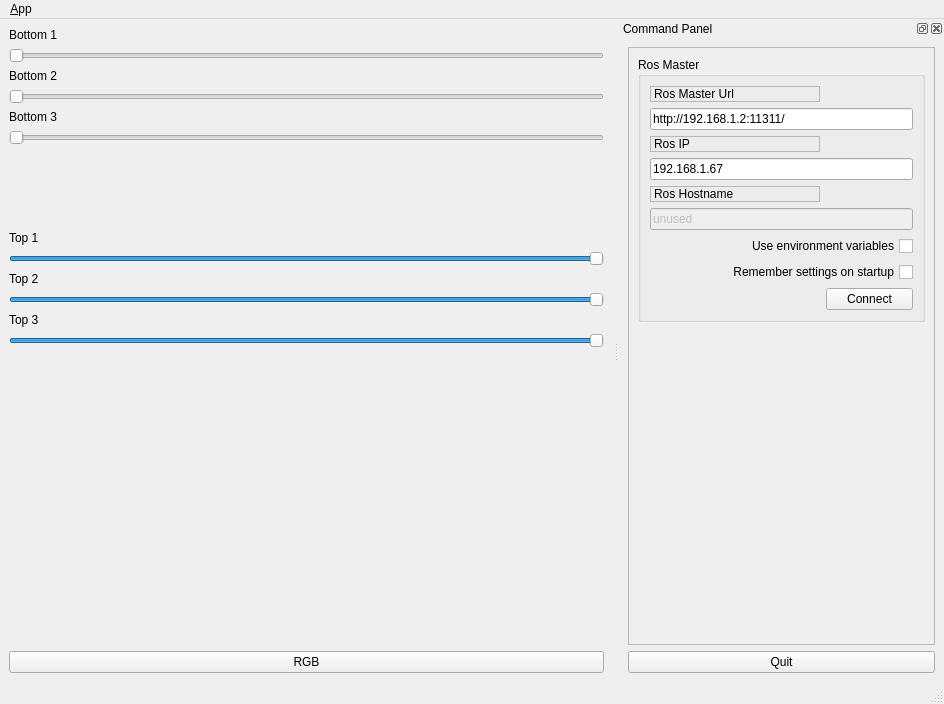
<?xml version="1.0" encoding="UTF-8"?>
<ui version="4.0">
 <class>MainWindowDesign</class>
 <widget class="QMainWindow" name="MainWindowDesign">
  <property name="geometry">
   <rect>
    <x>0</x>
    <y>0</y>
    <width>944</width>
    <height>704</height>
   </rect>
  </property>
  <property name="windowTitle">
   <string>QRosApp</string>
  </property>
  <property name="windowIcon">
   <iconset resource="../../../serial_control/resources/images.qrc">
    <normaloff>:/images/icon.png</normaloff>:/images/icon.png</iconset>
  </property>
  <property name="locale">
   <locale language="English" country="Australia"/>
  </property>
  <widget class="QWidget" name="centralwidget">
   <layout class="QHBoxLayout">
    <item>
     <layout class="QVBoxLayout" name="verticalLayout_2">
      <item>
       <widget class="QLabel" name="label_4">
        <property name="text">
         <string>Bottom 1</string>
        </property>
       </widget>
      </item>
      <item>
       <widget class="QSlider" name="bottom1">
        <property name="maximum">
         <number>255</number>
        </property>
        <property name="orientation">
         <enum>Qt::Horizontal</enum>
        </property>
       </widget>
      </item>
      <item>
       <widget class="QLabel" name="label_5">
        <property name="text">
         <string>Bottom 2</string>
        </property>
       </widget>
      </item>
      <item>
       <widget class="QSlider" name="bottom2">
        <property name="maximum">
         <number>255</number>
        </property>
        <property name="orientation">
         <enum>Qt::Horizontal</enum>
        </property>
       </widget>
      </item>
      <item>
       <widget class="QLabel" name="label_6">
        <property name="text">
         <string>Bottom 3</string>
        </property>
       </widget>
      </item>
      <item>
       <widget class="QSlider" name="bottom3">
        <property name="maximum">
         <number>255</number>
        </property>
        <property name="orientation">
         <enum>Qt::Horizontal</enum>
        </property>
       </widget>
      </item>
      <item>
       <spacer name="verticalSpacer">
        <property name="orientation">
         <enum>Qt::Vertical</enum>
        </property>
        <property name="sizeType">
         <enum>QSizePolicy::Fixed</enum>
        </property>
        <property name="sizeHint" stdset="0">
         <size>
          <width>20</width>
          <height>80</height>
         </size>
        </property>
       </spacer>
      </item>
      <item>
       <widget class="QLabel" name="label_7">
        <property name="text">
         <string>Top 1</string>
        </property>
       </widget>
      </item>
      <item>
       <widget class="QSlider" name="top1">
        <property name="maximum">
         <number>255</number>
        </property>
        <property name="value">
         <number>255</number>
        </property>
        <property name="orientation">
         <enum>Qt::Horizontal</enum>
        </property>
       </widget>
      </item>
      <item>
       <widget class="QLabel" name="label_8">
        <property name="text">
         <string>Top 2</string>
        </property>
       </widget>
      </item>
      <item>
       <widget class="QSlider" name="top2">
        <property name="maximum">
         <number>255</number>
        </property>
        <property name="value">
         <number>255</number>
        </property>
        <property name="orientation">
         <enum>Qt::Horizontal</enum>
        </property>
       </widget>
      </item>
      <item>
       <widget class="QLabel" name="label_9">
        <property name="text">
         <string>Top 3</string>
        </property>
       </widget>
      </item>
      <item>
       <widget class="QSlider" name="top3">
        <property name="maximum">
         <number>255</number>
        </property>
        <property name="value">
         <number>255</number>
        </property>
        <property name="orientation">
         <enum>Qt::Horizontal</enum>
        </property>
       </widget>
      </item>
      <item>
       <spacer name="verticalSpacer_2">
        <property name="orientation">
         <enum>Qt::Vertical</enum>
        </property>
        <property name="sizeHint" stdset="0">
         <size>
          <width>20</width>
          <height>40</height>
         </size>
        </property>
       </spacer>
      </item>
      <item>
       <widget class="QPushButton" name="hsv_rgb">
        <property name="text">
         <string>RGB</string>
        </property>
       </widget>
      </item>
     </layout>
    </item>
   </layout>
  </widget>
  <widget class="QMenuBar" name="menubar">
   <property name="geometry">
    <rect>
     <x>0</x>
     <y>0</y>
     <width>944</width>
     <height>19</height>
    </rect>
   </property>
   <widget class="QMenu" name="menu_File">
    <property name="title">
     <string>&amp;App</string>
    </property>
    <addaction name="action_Preferences"/>
    <addaction name="separator"/>
    <addaction name="actionAbout"/>
    <addaction name="actionAbout_Qt"/>
    <addaction name="separator"/>
    <addaction name="action_Quit"/>
   </widget>
   <addaction name="menu_File"/>
  </widget>
  <widget class="QStatusBar" name="statusbar"/>
  <widget class="QDockWidget" name="dock_status">
   <property name="sizePolicy">
    <sizepolicy hsizetype="Minimum" vsizetype="Preferred">
     <horstretch>0</horstretch>
     <verstretch>0</verstretch>
    </sizepolicy>
   </property>
   <property name="minimumSize">
    <size>
     <width>325</width>
     <height>368</height>
    </size>
   </property>
   <property name="allowedAreas">
    <set>Qt::RightDockWidgetArea</set>
   </property>
   <property name="windowTitle">
    <string>Command Panel</string>
   </property>
   <attribute name="dockWidgetArea">
    <number>2</number>
   </attribute>
   <widget class="QWidget" name="dockWidgetContents_2">
    <layout class="QVBoxLayout" name="verticalLayout">
     <item>
      <widget class="QFrame" name="frame">
       <property name="sizePolicy">
        <sizepolicy hsizetype="Minimum" vsizetype="Preferred">
         <horstretch>0</horstretch>
         <verstretch>0</verstretch>
        </sizepolicy>
       </property>
       <property name="frameShape">
        <enum>QFrame::StyledPanel</enum>
       </property>
       <property name="frameShadow">
        <enum>QFrame::Raised</enum>
       </property>
       <layout class="QVBoxLayout" name="verticalLayout_3">
        <item>
         <widget class="QGroupBox" name="groupBox">
          <property name="title">
           <string>Ros Master</string>
          </property>
          <layout class="QGridLayout" name="gridLayout">
           <item row="0" column="0">
            <widget class="QLabel" name="label">
             <property name="frameShape">
              <enum>QFrame::StyledPanel</enum>
             </property>
             <property name="frameShadow">
              <enum>QFrame::Raised</enum>
             </property>
             <property name="text">
              <string>Ros Master Url</string>
             </property>
            </widget>
           </item>
           <item row="1" column="0" colspan="2">
            <widget class="QLineEdit" name="line_edit_master">
             <property name="text">
              <string>http://192.168.1.2:11311/</string>
             </property>
            </widget>
           </item>
           <item row="2" column="0">
            <widget class="QLabel" name="label_2">
             <property name="frameShape">
              <enum>QFrame::StyledPanel</enum>
             </property>
             <property name="frameShadow">
              <enum>QFrame::Raised</enum>
             </property>
             <property name="text">
              <string>Ros IP</string>
             </property>
            </widget>
           </item>
           <item row="3" column="0" colspan="2">
            <widget class="QLineEdit" name="line_edit_host">
             <property name="text">
              <string>192.168.1.67</string>
             </property>
            </widget>
           </item>
           <item row="4" column="0">
            <widget class="QLabel" name="label_3">
             <property name="frameShape">
              <enum>QFrame::StyledPanel</enum>
             </property>
             <property name="frameShadow">
              <enum>QFrame::Raised</enum>
             </property>
             <property name="text">
              <string>Ros Hostname</string>
             </property>
            </widget>
           </item>
           <item row="5" column="0" colspan="2">
            <widget class="QLineEdit" name="line_edit_topic">
             <property name="enabled">
              <bool>false</bool>
             </property>
             <property name="text">
              <string>unused</string>
             </property>
            </widget>
           </item>
           <item row="6" column="0" colspan="2">
            <widget class="QCheckBox" name="checkbox_use_environment">
             <property name="layoutDirection">
              <enum>Qt::RightToLeft</enum>
             </property>
             <property name="text">
              <string>Use environment variables</string>
             </property>
            </widget>
           </item>
           <item row="7" column="0" colspan="2">
            <widget class="QCheckBox" name="checkbox_remember_settings">
             <property name="layoutDirection">
              <enum>Qt::RightToLeft</enum>
             </property>
             <property name="text">
              <string>Remember settings on startup</string>
             </property>
            </widget>
           </item>
           <item row="8" column="0">
            <spacer name="horizontalSpacer">
             <property name="orientation">
              <enum>Qt::Horizontal</enum>
             </property>
             <property name="sizeHint" stdset="0">
              <size>
               <width>170</width>
               <height>21</height>
              </size>
             </property>
            </spacer>
           </item>
           <item row="8" column="1">
            <widget class="QPushButton" name="button_connect">
             <property name="enabled">
              <bool>true</bool>
             </property>
             <property name="sizePolicy">
              <sizepolicy hsizetype="MinimumExpanding" vsizetype="Fixed">
               <horstretch>0</horstretch>
               <verstretch>0</verstretch>
              </sizepolicy>
             </property>
             <property name="toolTip">
              <string>Set the target to the current joint trajectory state.</string>
             </property>
             <property name="statusTip">
              <string>Clear all waypoints and set the target to the current joint trajectory state.</string>
             </property>
             <property name="text">
              <string>Connect</string>
             </property>
            </widget>
           </item>
          </layout>
         </widget>
        </item>
        <item>
         <spacer name="verticalSpacer_3">
          <property name="orientation">
           <enum>Qt::Vertical</enum>
          </property>
          <property name="sizeHint" stdset="0">
           <size>
            <width>20</width>
            <height>233</height>
           </size>
          </property>
         </spacer>
        </item>
       </layout>
      </widget>
     </item>
     <item>
      <widget class="QPushButton" name="quit_button">
       <property name="sizePolicy">
        <sizepolicy hsizetype="MinimumExpanding" vsizetype="Fixed">
         <horstretch>0</horstretch>
         <verstretch>0</verstretch>
        </sizepolicy>
       </property>
       <property name="text">
        <string>Quit</string>
       </property>
      </widget>
     </item>
    </layout>
   </widget>
  </widget>
  <action name="action_Quit">
   <property name="text">
    <string>&amp;Quit</string>
   </property>
   <property name="shortcut">
    <string>Ctrl+Q</string>
   </property>
   <property name="shortcutContext">
    <enum>Qt::ApplicationShortcut</enum>
   </property>
  </action>
  <action name="action_Preferences">
   <property name="text">
    <string>&amp;Preferences</string>
   </property>
  </action>
  <action name="actionAbout">
   <property name="text">
    <string>&amp;About</string>
   </property>
  </action>
  <action name="actionAbout_Qt">
   <property name="text">
    <string>About &amp;Qt</string>
   </property>
  </action>
 </widget>
 <resources>
  <include location="../../../serial_control/resources/images.qrc"/>
 </resources>
 <connections>
  <connection>
   <sender>action_Quit</sender>
   <signal>triggered()</signal>
   <receiver>MainWindowDesign</receiver>
   <slot>close()</slot>
   <hints>
    <hint type="sourcelabel">
     <x>-1</x>
     <y>-1</y>
    </hint>
    <hint type="destinationlabel">
     <x>399</x>
     <y>299</y>
    </hint>
   </hints>
  </connection>
  <connection>
   <sender>quit_button</sender>
   <signal>clicked()</signal>
   <receiver>MainWindowDesign</receiver>
   <slot>close()</slot>
   <hints>
    <hint type="sourcelabel">
     <x>859</x>
     <y>552</y>
    </hint>
    <hint type="destinationlabel">
     <x>469</x>
     <y>299</y>
    </hint>
   </hints>
  </connection>
 </connections>
</ui>
